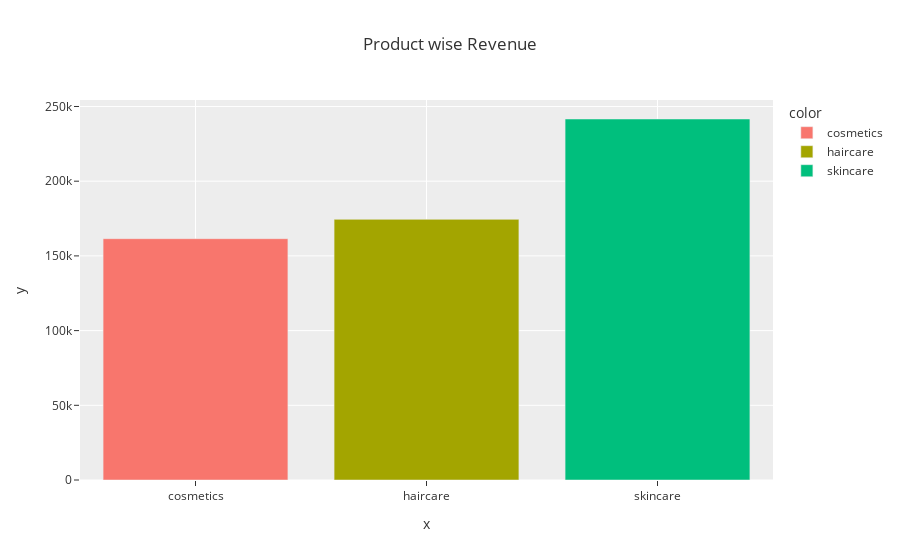

Write notebook code for a chart like this one.
### Markdown cell above
+ Skincare products are sold most which is 45% of overall products sold where as skincare products are sold least

### Code cell
fig = px.bar(df.groupby("Product type").sum().round(3), x= df.groupby("Product type").sum().round(3).index, 
             y= df.groupby("Product type").sum().round(3)['Revenue generated'], color= df.groupby("Product type").sum().round(3).index, title= "Product wise Revenue")
fig.show()

### Figure 1 — Plotly figure (JSON) as saved in the notebook; plotly's stock layout.template omitted (floating-point values rounded to 4 significant figures)
{"data": [{"alignmentgroup": "True", "hovertemplate": "color=cosmetics<br>x=%{x}<br>y=%{y}<extra></extra>", "legendgroup": "cosmetics", "marker": {"color": "#F8766D", "pattern": {"shape": ""}}, "name": "cosmetics", "offsetgroup": "cosmetics", "orientation": "v", "showlegend": true, "textposition": "auto", "type": "bar", "x": ["cosmetics"], "xaxis": "x", "y": [161500.0], "yaxis": "y"}, {"alignmentgroup": "True", "hovertemplate": "color=haircare<br>x=%{x}<br>y=%{y}<extra></extra>", "legendgroup": "haircare", "marker": {"color": "#A3A500", "pattern": {"shape": ""}}, "name": "haircare", "offsetgroup": "haircare", "orientation": "v", "showlegend": true, "textposition": "auto", "type": "bar", "x": ["haircare"], "xaxis": "x", "y": [174500.0], "yaxis": "y"}, {"alignmentgroup": "True", "hovertemplate": "color=skincare<br>x=%{x}<br>y=%{y}<extra></extra>", "legendgroup": "skincare", "marker": {"color": "#00BF7D", "pattern": {"shape": ""}}, "name": "skincare", "offsetgroup": "skincare", "orientation": "v", "showlegend": true, "textposition": "auto", "type": "bar", "x": ["skincare"], "xaxis": "x", "y": [241600.0], "yaxis": "y"}], "layout": {"barmode": "relative", "legend": {"title": {"text": "color"}, "tracegroupgap": 0}, "title": {"text": "Product wise Revenue"}, "xaxis": {"anchor": "y", "domain": [0, 1], "title": {"text": "x"}}, "yaxis": {"anchor": "x", "domain": [0, 1], "title": {"text": "y"}}}}
